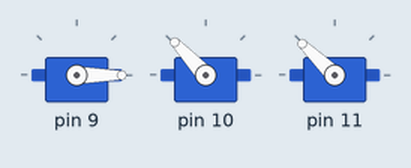
The sketch below on a simulated Arduino Uno, built with avr-gcc and run on an emulated ATmega328P. On the bench: 3 × servo.

Above: at 0.05 s.
At 1.55 s:
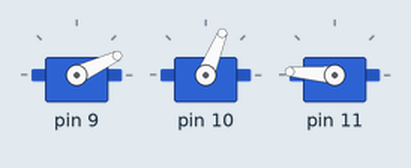
At 3.1 s:
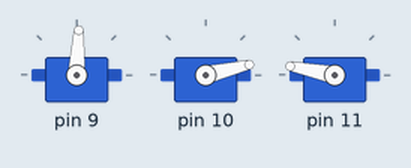
At 6.15 s:
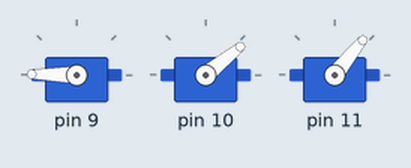
At 9.2 s:
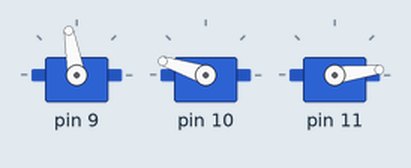
At 12.3 s:
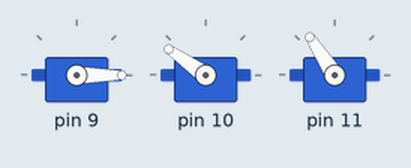
Timing chart, 0 to 16.3 s (numbered marks = the images above):
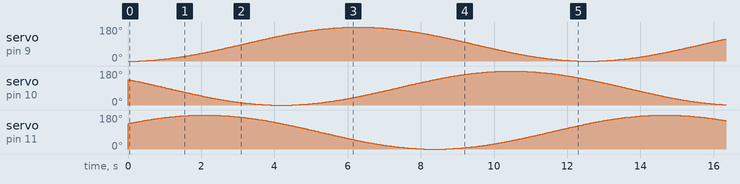

The sketch:

reincubate_ctrl.ino
```cpp
#include <Servo.h>
Servo myservo[3];
float m_len[3];
float m_theta[3];
float theta; //培養皿傾斜夾角
float r1=250; //培養皿半徑(mm)
float r2;
float delta_m=33; //MAX = 33(mm)
float delta_p; //plate edge height
double count=0;
double t;
float spd=0.5;
void setup() {
  Serial.begin(9600);

  delta_p=(4/3)*delta_m;
  theta=asin(delta_p/(r1*2));
  r2=r1*cos(theta);

  myservo[0].attach(9);
  myservo[1].attach(10);
  myservo[2].attach(11);

  for(int i=0;i<3;i++){
    myservo[i].write(0); //reset
  }
}

void loop() {
  count=millis();
  t=count*spd*0.001;
  for(int i=0;i<3;i++){
  m_len[i]=tan(theta)*(abs((cos(t)/sin(t))*r2*cos(TWO_PI*i/3)+r2*sin(TWO_PI*i/3)-(r2/sin(t)))/sqrt(sq(cos(t)/sin(t))+1));
  m_theta[i]=mapf(m_len[i],0,delta_m,0,180);
  myservo[i].write(m_theta[i]);
  }

//  delay(30);

}

//map float number
float mapf(float x, float fromLow, float fromHigh, float toLow, float toHigh)
{
  return (x - fromLow) * (toHigh - toLow) / (fromHigh - fromLow) + toLow;
}
```
